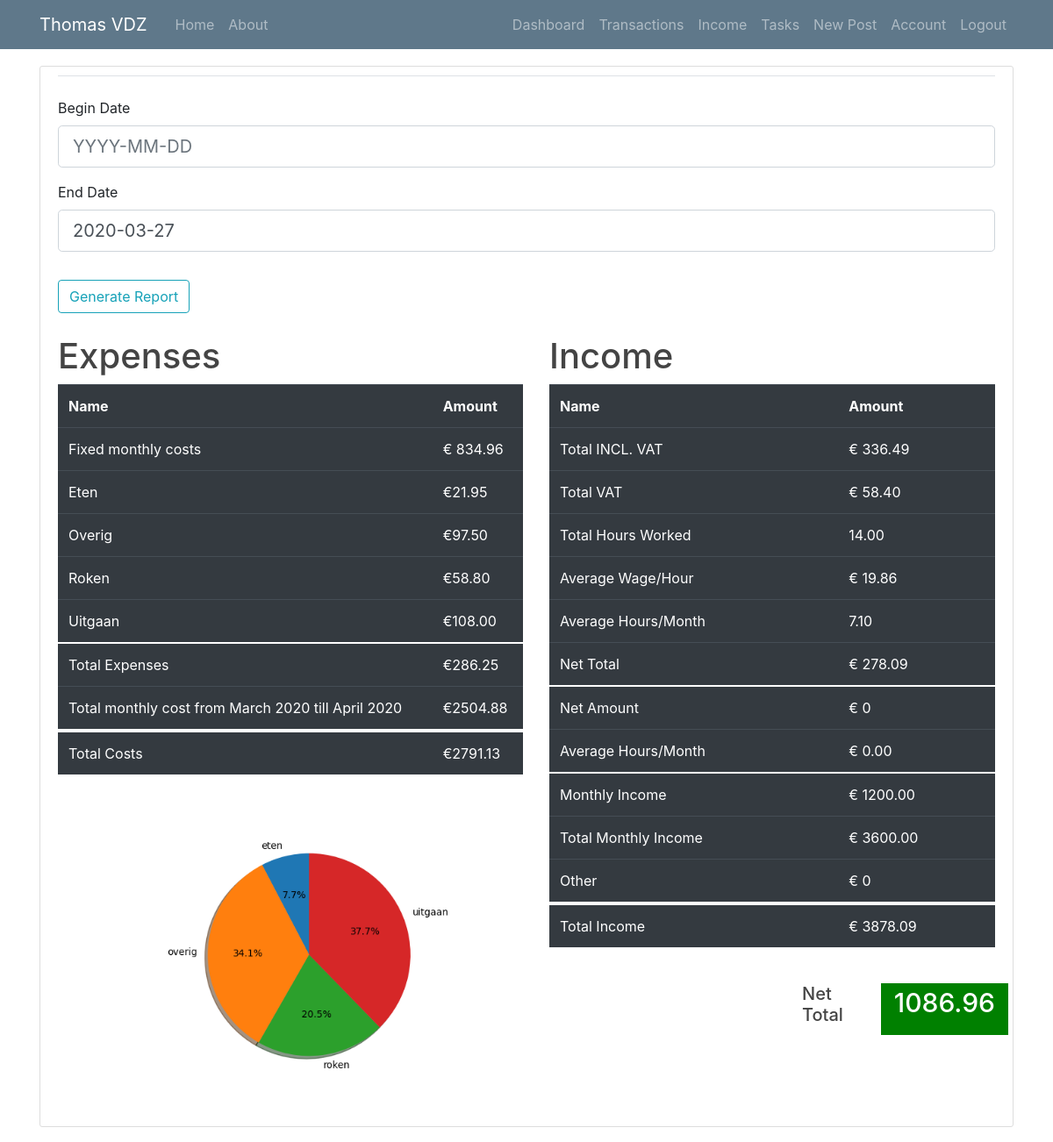
Page /dashboard/2020-03-01/2020-04-30 (signed in) on the committed database.
### webApp/models.py (models this page shows, shortened)
class Transaction(db.Model):
    id = db.Column(db.Integer, primary_key=True)
    date = db.Column(db.DateTime, nullable=False, default=datetime.utcnow)
    content = db.Column(db.String(100), nullable=False)
    category = db.Column(db.String(40), nullable=False)
    tax_percentage = db.Column(db.Integer, default=21)
    amount = db.Column(db.Numeric(10,2))
    sub = db.Column(db.Boolean, default=False)
    tax_amount= db.Column(db.Numeric(10,2))
    user_id = db.Column(db.Integer, db.ForeignKey('user.id'), nullable=False)

### webApp/users/routes.py (the view)
@users.route("/dashboard/<begin>/<end>", methods=['GET','POST'])
@login_required
def dashboard(begin,end):
    trans = Transaction.query.filter_by(author = current_user)
    if trans.count() != 0 :
        df = pd.DataFrame(vars(t) for t in trans)
        df.set_index('date', inplace= True)
        form = Generate_Report()
        if form.submit.data and form.validate_on_submit():
            return redirect(url_for('users.dashboard',begin = form.begin.data, end= form.end.data))
        begin = dt.datetime.strptime(begin, '%Y-%m-%d')
        end = dt.datetime.strptime(end, '%Y-%m-%d')
        filt = (df['sub'] == False)
        data = df.loc[filt][begin:end]
        data_grp = data.groupby(['category'])
        sums = data_grp.apply(lambda x: x.amount.sum())
        expenses = {}
        expenses['sums'] = sums
        expenses['total_sum'] = sum(expenses['sums'])
        expenses['monthly_cost'] = df.loc[df['sub'] == True, 'amount'].sum()
        expenses['total_monthly_cost'] = expenses['monthly_cost']*math.ceil((end-begin).days/29)
        expenses['total'] = expenses['total_monthly_cost'] + expenses['total_sum']
        expenses['begin_month'] = begin.strftime('%B %Y')
        expenses['end_month'] = end.strftime('%B %Y')
        fig = plt.figure()
        ax = fig.subplots()
        ax.pie(sums.values, shadow=True , startangle=90, labels=sums.index, autopct='%1.1f%%')
        buf = BytesIO()
        fig.savefig(buf, format="png")
        png_data = base64.b64encode(buf.getbuffer()).decode("ascii")
        income_data = Income.query.filter_by(author = current_user)
        income_df = pd.DataFrame(vars(i) for i in income_data)
        income_df.set_index('date', inplace= True)
        income_df_slice = income_df[begin:end]
        income = {}
        freelance_df = income_df.loc[(income_df_slice['source'] == 'Freelance')]
        income['freelance'] = {}
        income['freelance']['amount'] = freelance_df['amount'].sum()
        income['freelance']['VAT'] = (income['freelance']['amount']/121)*21
        income['freelance']['net_amount'] = income['freelance']['amount'] - income['freelance']['VAT']
        income['freelance']['hours_worked'] = freelance_df['hours_worked'].sum()
        income['freelance']['avg_wage'] =  income['freelance']['net_amount']/income['freelance']['hours_worked']
        income['freelance']['avg_hours'] = float(income['freelance']['hours_worked'])/((end-begin).days/30.44)
        wage_df = income_df.loc[(income_df_slice['source'] == 'Wage')]
        income['wage'] = {}
        income['wage']['amount'] = wage_df['amount'].sum()
        income['wage']['hours_worked'] = wage_df['hours_worked'].sum()
        income['wage']['avg_hours'] = float(income['wage']['hours_worked'])/((end-begin).days/30.44)
        income['other'] = {}
        income['other']['monthly'] = income_df.loc[(income_df['monthly'] == True)]['amount'].sum()
        income['other']['total_monthly'] = income['other']['monthly']*math.ceil((end-begin).days/29)
        income['other']['amount'] = income_df_slice.loc[(income_df_slice['source'] == 'Other')]['amount'].sum()
        income['total'] = income['freelance']['net_amount'] + income['wage']['amount'] + income['other']['total_monthly'] + income['other']['amount']
        total = income['total'] - expenses['total']
        return render_template('dashboard.html' , title='Dashboard' , expenses=expenses , income=income , total=total, form=form , data=png_data , no_sidebar=True)
    else:
        flash("Please add some transactions first before accessing the dashboard",'danger')
        return redirect(url_for('users.transactions', month=curr_month, category="all", date_desc=0))

### webApp/users/forms.py
class Generate_Report(FlaskForm):
    begin = StringField('Begin Date', validators=[DataRequired()])
    end = StringField('End Date', validators=[DataRequired()], default = date.today().strftime('%Y-%m-%d'))
    submit = SubmitField('Generate Report')

### webApp/models.py (called while the page is built)
@login_manager.user_loader
def load_user(user_id):
    return User.query.get(int(user_id))

### webApp/templates/dashboard.html (shortened to what this page needs)
{% extends "layout.html" %}
{% block content %}
    <div class="content-section">
        <form method="POST" action="">
            <fieldset class="form-group">
                <legend class="border-bottom mb-4">{{ legend }}</legend>
                <div class="form-group">
                    {{ form.begin.label(class="form-control-label") }}
                    {% if form.begin.errors %}
                        {{ form.begin(class="form-control form-control-lg is-invalid") }}
                        <div class="invalid-feedback">
                            {% for error in form.begin.errors %}
                                <span>{{ error }}</span>
                            {% endfor %}
                        </div>
                    {% else %}
                        {{ form.begin(class="form-control form-control-lg", placeholder="YYYY-MM-DD") }}
                    {% endif %}
                </div>
                <div class="form-group">
                    {{ form.end.label(class="form-control-label") }}
                    {% if form.end.errors %}
                        {{ form.end(class="form-control form-control-lg is-invalid") }}
                        <div class="invalid-feedback">
                            {% for error in form.end.errors %}
                                <span>{{ error }}</span>
                            {% endfor %}
                        </div>
                    {% else %}
                        {{ form.end(class="form-control form-control-lg", placeholder="YYYY-MM-DD") }}
                    {% endif %}
                </div>
            </fieldset>
            <div class="form-group">
                {{ form.submit(class="btn btn-outline-info") }}
            </div>
        </form>
            <div class='row'>
                <div class='col'>
                    <h1>Expenses</h1>
                    <table class="table table-dark">
                    <tr>
                        <th>Name</th>
                        <th>Amount</th>
                    </tr>
                    <tr>
                        <td>Fixed monthly costs</td>
                        <td>€ {{ expenses['monthly_cost'] }}</td>
                    </tr>
                    {% for cat,sum in expenses['sums'].items() %}
                    <tr>
                        <td>{{cat.capitalize()}}</td>
                        <td>€{{sum}}</td>
                    </tr>
                    {% endfor %}
                    <tr style="border-top: 2px solid white;">
                        <td>Total Expenses</td>
                        <td>€{{ expenses['total_sum'] }}</td>
                    </tr>
                    <tr>
                        <td>Total monthly cost from {{ expenses['begin_month'] }} till {{ expenses['end_month'] }} </td>
                        <td>€{{ expenses['total_monthly_cost'] }}</td>
                    </tr>
                    <tr style="border-top: 4px solid white;">
                        <td >Total Costs</td>
                        <td>€{{ expenses['total'] }}</td>
                    </tr>
                </table>
                <div class='graph'>
                    <img>
                </div>
              </div>
              <div class='col'>
                  <h1>Income</h1>
                  <table class="table table-dark">
                    <tr>
                        <th>Name</th>
                        <th>Amount</th>
                    </tr>
                    <tr>
                        <td>Total INCL. VAT</td>
                        <td>€ {{ income['freelance']['amount'] }}</td>
                    </tr>
                    <tr>
                        <td>Total VAT</td>
                        <td>€ {{ '{:.2f}'.format(income['freelance']['VAT']) }}</td>
                    </tr>
                    <tr>
                        <td>Total Hours Worked</td>
                        <td>{{ '{:.2f}'.format(income['freelance']['hours_worked'])  }}</td>
                    </tr>
                    <tr>
                        <td>Average Wage/Hour</td>
                        <td>€ {{ '{:.2f}'.format(income['freelance']['avg_wage']) }}</td>
                    </tr>
                    <tr>
                        <td>Average Hours/Month</td>
                        <td>{{ '{:.2f}'.format(income['freelance']['avg_hours']) }}</td>
                    </tr>
                    <tr>
                        <td>Net Total</td>
                        <td>€ {{ '{:.2f}'.format(income['freelance']['net_amount']) }}</td>
                    </tr>
                    <tr style="border-top: 2px solid white;">
                        <td>Net Amount</td>
                        <td>€ {{ income['wage']['amount'] }}</td>
                    </tr>
                    <tr>
                        <td>Average Hours/Month</td>
                        <td>€ {{ '{:.2f}'.format(income['wage']['avg_hours']) }}</td>
                    </tr>
                    <tr style="border-top: 2px solid white;">
                        <td>Monthly Income</td>
                        <td>€ {{ income['other']['monthly'] }}</td>
                    </tr>
                    <tr>
                        <td>Total Monthly Income</td>
                        <td>€ {{ income['other']['total_monthly'] }}</td>
                    </tr>
                    <tr>
                        <td>Other</td>
                        <td>€ {{ income['other']['amount'] }}</td>
                    </tr>
                    <tr style="border-top: 4px solid white;">
                        <td>Total Income</td>
                        <td>€ {{ '{:.2f}'.format(income['total'] )}}</td>
                    </tr>
                </table>
                <div class='total row'>
                    <h5 class='col'>Net Total</h5>
                    <p class="col {{ "red" if total <= 0 else "green" }}">{{ '{:.2f}'.format(total) }}</p>
                </div>
              </div>
            </div>
        </div>
{% endblock content %}

### webApp/static/main.css (style rules this page uses)
body { background: #fafafa; color: #333333; margin-top: 5rem; }
h1, h2, h3, h4, h5, h6 { color: #444444; }
.content-section { background: #ffffff; padding: 10px 20px; border: 1px solid #dddddd; border-radius: 3px; margin-bottom: 20px; }
.row { margin-top: 25px; }
.graph img { width: 500px; margin-left: 30px; }
.total { height: 75px; width: 250px; font-weight: 500; font-size: 30px; color: white; float: right; }
.total .green { background-color: green }

### rows in the picture
Transaction: capitalize "Eten", sum "21.95"
Transaction: capitalize "Overig", sum "97.50"
Transaction: capitalize "Roken", sum "58.80"
Transaction: capitalize "Uitgaan", sum "108.00"

### other values in the picture
{{ expenses['monthly_cost'] }} "834.96"
{{ expenses['total_sum'] }} "286.25"
{{ expenses['begin_month'] }} "March 2020"
{{ expenses['end_month'] }} "April 2020"
{{ expenses['total_monthly_cost'] }} "2504.88"
{{ expenses['total'] }} "2791.13"
{{ income['freelance']['amount'] }} "336.49"
{{ '{:.2f}'.format(income['freelance']['VAT']) }} "58.40"
{{ '{:.2f}'.format(income['freelance']['hours_worked']) }} "14.00"
{{ '{:.2f}'.format(income['freelance']['avg_wage']) }} "19.86"
{{ '{:.2f}'.format(income['freelance']['avg_hours']) }} "7.10"
{{ '{:.2f}'.format(income['freelance']['net_amount']) }} "278.09"
{{ income['wage']['amount'] }} "0"
{{ '{:.2f}'.format(income['wage']['avg_hours']) }} "0.00"
{{ income['other']['monthly'] }} "1200.00"
